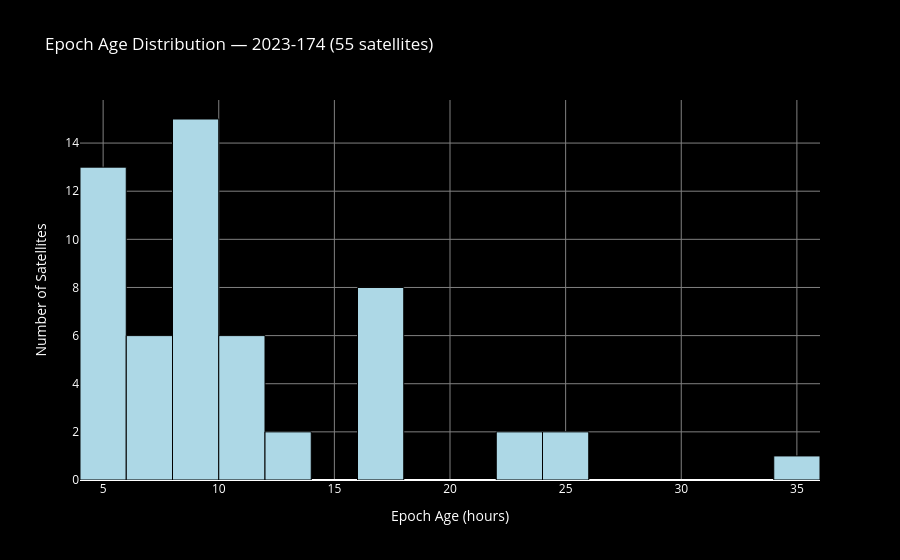

Write notebook code for a chart like this one.
### Code cell
# Compute epoch age for each satellite
now = datetime.now(timezone.utc)

def parse_epoch(epoch_str):
    year = int(epoch_str[:2])
    day  = float(epoch_str[2:])
    full_year = 2000 + year if year < 57 else 1900 + year
    from datetime import timedelta
    base = datetime(full_year, 1, 1, tzinfo=timezone.utc)
    return base + timedelta(days=day - 1)

df['epoch_dt']  = df['epoch'].apply(parse_epoch)
df['epoch_age_hrs'] = [(now - e).total_seconds() / 3600 for e in df['epoch_dt']]

fig = go.Figure()

fig.add_trace(go.Histogram(
    x=df['epoch_age_hrs'],
    nbinsx=20,
    marker_color='lightblue',
    marker_line=dict(color='black', width=1),
    name='Epoch Age'
))

fig.update_layout(
    title=f'Epoch Age Distribution — {satcat_cache["intldes"]} ({len(df)} satellites)',
    xaxis_title='Epoch Age (hours)',
    yaxis_title='Number of Satellites',
    paper_bgcolor='black',
    plot_bgcolor='black',
    font=dict(color='white'),
    xaxis=dict(gridcolor='gray'),
    yaxis=dict(gridcolor='gray'),
)

fig.show()

print(f"Epoch Age stats:")
print(f"   Mean:  {df['epoch_age_hrs'].mean():.1f} hrs")
print(f"   Std:   {df['epoch_age_hrs'].std():.1f} hrs")
print(f"   Min:   {df['epoch_age_hrs'].min():.1f} hrs")
print(f"   Max:   {df['epoch_age_hrs'].max():.1f} hrs")

# Flag stale TLEs
stale = df[df['epoch_age_hrs'] > 48]
print(f"\nStale TLEs (> 48hrs): {len(stale)}")
for _, row in stale.iterrows():
    print(f"   {row['name']:<25} {row['epoch_age_hrs']:.1f} hrs old")

### Figure 1 — Plotly figure (JSON) as saved in the notebook; plotly's stock layout.template omitted (floating-point values rounded to 4 significant figures)
{"data": [{"marker": {"color": "lightblue", "line": {"color": "black", "width": 1}}, "name": "Epoch Age", "nbinsx": 20, "type": "histogram", "x": [6.11, 8.822, 16.22, 5.561, 9.126, 12.48, 8.998, 9.478, 25.04, 10.17, 5.556, 16.23, 16.95, 9.376, 9.261, 10.19, 17.36, 10.27, 9.157, 5.944, 5.83, 5.694, 10.35, 9.408, 9.319, 12.77, 5.974, 34.89, 6.625, 5.386, 5.895, 10.4, 6.038, 22.84, 9.161, 5.452, 17.42, 9.2, 9.146, 25.16, 9.039, 5.26, 9.274, 9.276, 5.847, 5.112, 10.42, 23.89, 16.07, 6.308, 6.47, 16.3, 5.633, 6.422, 17.64]}], "layout": {"font": {"color": "white"}, "paper_bgcolor": "black", "plot_bgcolor": "black", "title": {"text": "Epoch Age Distribution — 2023-174 (55 satellites)"}, "xaxis": {"gridcolor": "gray", "title": {"text": "Epoch Age (hours)"}}, "yaxis": {"gridcolor": "gray", "title": {"text": "Number of Satellites"}}}}
